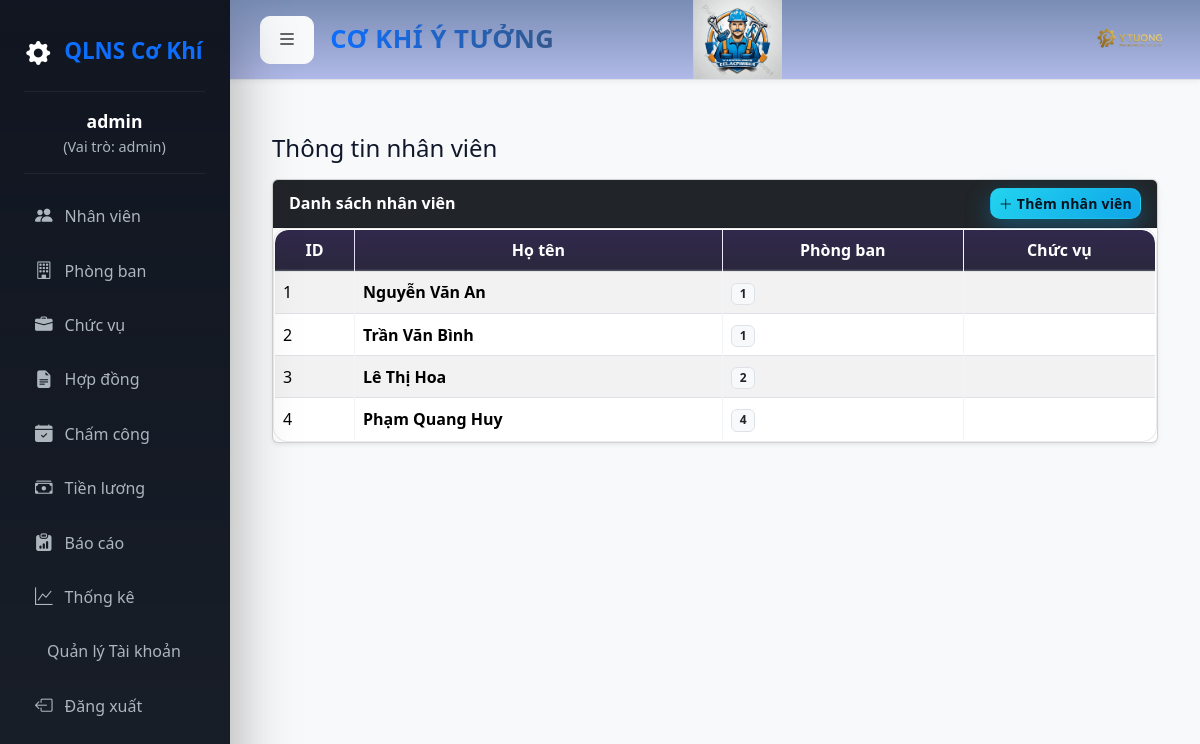
Page /employee_view.php (signed in) on the committed database.
### tables this page shows
CREATE TABLE employees (
  id INT AUTO_INCREMENT PRIMARY KEY,
  employee_code VARCHAR(50) UNIQUE,
  full_name VARCHAR(200),
  dob DATE,
  gender ENUM('M','F'),
  address VARCHAR(255),
  phone VARCHAR(50),
  email VARCHAR(150),
  join_date DATE,
  department_id INT,
  position_id INT,
  FOREIGN KEY (department_id) REFERENCES departments(id),
  FOREIGN KEY (position_id) REFERENCES positions(id)
);

### employee_view.php (the view, shortened to what this page needs)
<?php
include "inc/header.php";
if ($_SESSION['role'] == 'employee') {
    $stmt = $pdo->prepare("SELECT * FROM employees WHERE id=?");
    $stmt->execute([$_SESSION['user_id']]);
    $employee = $stmt->fetch(PDO::FETCH_ASSOC);
} else {
    $employee = $pdo->query("SELECT * FROM employees")->fetchAll(PDO::FETCH_ASSOC);
}
?>
<div class="container my-4">
    <div class="d-flex align-items-center justify-content-between mb-3">
        <h2 class="h4 mb-0">Thông tin nhân viên</h2>
    </div>
    <?php if ($_SESSION['role'] == 'employee'): ?>
    <div class="row justify-content-center">
        <div class="col-lg-8">
            <div class="card shadow-sm">
                <div class="card-header bg-primary text-white">
                    <div class="d-flex align-items-center">
                        <div class="rounded-circle bg-white text-primary d-flex align-items-center justify-content-center me-2"
                            style="width:36px;height:36px;font-weight:700;">
                            <?php
                            $initial = '';
                            if (!empty($employee['full_name'])) {
                                $initial = mb_strtoupper(mb_substr($employee['full_name'], 0, 1, 'UTF-8'), 'UTF-8');
                            }
                            echo htmlspecialchars($initial);
                            ?>
                        </div>
                        <span>Hồ sơ của bạn</span>
                    </div>
                </div>
                <div class="card-body">
                    <div class="d-flex align-items-center mb-3">
                        <div class="rounded-circle bg-secondary text-white d-flex align-items-center justify-content-center me-3" style="width:56px;height:56px;font-weight:700;">
                            <?php echo htmlspecialchars($initial); ?>
                        </div>
                        <div>
                            <div class="h5 mb-1"><?php echo htmlspecialchars($employee['full_name']); ?></div>
                            <div class="small text-muted"><?php echo htmlspecialchars($employee['position']); ?></div>
                        </div>
                    </div>
                    <div class="table-responsive">
                        <table class="table table-sm table-borderless align-middle mb-0">
                            <tbody>
                                <tr>
                                    <th class="text-muted" style="width: 160px;">Phòng ban</th>
                                    <td>
                                        <span class="badge bg-light text-dark border"><?php echo htmlspecialchars($employee['department_id']); ?></span>
                                    </td>
                                </tr>
                                <tr>
                                    <th class="text-muted">Chức vụ</th>
                                    <td><?php echo htmlspecialchars($employee['position']); ?></td>
                                </tr>
                                <tr>
                                    <th class="text-muted">Email</th>
                                    <td>
                                        <a href="mailto:<?php echo htmlspecialchars($employee['email']); ?>"
                                            class="text-decoration-none">
                                            <?php echo htmlspecialchars($employee['email']); ?>
                                        </a>
                                    </td>
                                </tr>
                            </tbody>
                        </table>
                    </div>
                </div>
            </div>
        </div>
    </div>
    <?php else: ?>
    <div class="card shadow-sm">
        <div class="card-header bg-dark text-white d-flex align-items-center justify-content-between">
            <strong>Danh sách nhân viên</strong>
            <a href="employees.php" class="btn btn-success btn-sm">
                <i class="bi bi-plus-lg"></i> Thêm nhân viên
            </a>
        </div>
        <div class="card-body p-0">
            <div class="table-responsive">
                <table class="table table-striped table-hover table-bordered align-middle mb-0">
                    <thead class="table-dark">
                        <tr>
                            <th style="width:80px;">ID</th>
                            <th>Họ tên</th>
                            <th>Phòng ban</th>
                            <th>Chức vụ</th>
                        </tr>
                    </thead>
                    <tbody>
                        <?php foreach($employee as $e): ?>
                        <tr>
                            <td><?php echo htmlspecialchars($e['id']); ?></td>
                            <td class="fw-semibold"><?php echo htmlspecialchars($e['full_name']); ?></td>
                            <td>
                                <span class="badge bg-light text-dark border"><?php echo htmlspecialchars($e['department_id']); ?></span>
                            </td>
                            <td><?php echo htmlspecialchars($e['position']); ?></td>
                        </tr>
                        <?php endforeach; ?>
                    </tbody>
                </table>
            </div>
        </div>
    </div>
    <?php endif; ?>
</div>

### assets/css/style.css (style rules this page uses)
:root { --bg-1: #0b0f19; --bg-2: #0f172a; --panel: rgba(17, 25, 40, 0.65); --panel-border: rgba(255, 255, 255, 0.08); --text: #e2e8f0; --muted: #94a3b8; --primary: #7c3aed; --primary-600: #6d28d9; --primary-700: #5b21b6; --success: #22d3ee; --danger: #f43f5e; --warning: #f59e0b; --surface-blur: blur(12px); --radius: 14px; --shadow-sm: 0 6px 24px rgba(0, 0, 0, 0.25); --shadow-lg: 0 20px 60px rgba(0, 0, 0, 0.35); }
body { background: radial-gradient( 1200px 800px at 10% 10%, rgba(124, 58, 237, 0.16), transparent 40% ), radial-gradient( 900px 700px at 90% 20%, rgba(34, 211, 238, 0.12), transparent 45% ), radial-gradient( 800px 600px at 30% 80%, rgba(244, 63, 94, 0.1), transparent 45% ), linear-gradient(180deg, var(--bg-1), var(--bg-2)); color: var(--text); font-family: "Segoe UI", Tahoma, Geneva, Verdana, sans-serif; min-height: 100vh; -webkit-font-smoothing: antialiased; }
table { background: var(--panel); backdrop-filter: var(--surface-blur); -webkit-backdrop-filter: var(--surface-blur); border: 1px solid var(--panel-border); border-radius: var(--radius); overflow: hidden; box-shadow: var(--shadow-sm); }
table th, table td { vertical-align: middle; color: var(--text); border-color: rgba(148, 163, 184, 0.12) !important; }
table th { text-align: center; background: linear-gradient( 180deg, rgba(124, 58, 237, 0.18), rgba(124, 58, 237, 0.1) ); color: #faf5ff; }
.btn { border-radius: 10px; font-weight: 600; letter-spacing: 0.2px; transition: transform 0.2s ease, box-shadow 0.2s ease, background 0.2s ease; }
.btn-success { background: linear-gradient(135deg, var(--success), #0ea5e9); border: 1px solid rgba(34, 211, 238, 0.35); box-shadow: 0 8px 24px rgba(14, 165, 233, 0.35), inset 0 0 12px rgba(255, 255, 255, 0.04); color: #05121f; }
.badge { border: 1px solid var(--panel-border); background: linear-gradient( 180deg, rgba(255, 255, 255, 0.06), rgba(255, 255, 255, 0.02) ); color: var(--text); }
@media (prefers-color-scheme: light) { :root { --bg-1: #f5f7fb; --bg-2: #e9eef7; --panel: rgba(255, 255, 255, 0.75); --panel-border: rgba(15, 23, 42, 0.08); --text: #0f172a; --muted: #475569; } }
@media (prefers-color-scheme: light) { body { color: var(--text); } }
@media (prefers-color-scheme: light) { table th { color: #2e1065; } }
.table-responsive { overflow-x: auto; -webkit-overflow-scrolling: touch; border-radius: var(--radius); border: 1px solid var(--panel-border); }
.card, .glass { transition: transform 0.2s ease, box-shadow 0.2s ease; }
.table { position: relative; isolation: isolate; }
.table thead th { position: sticky; top: 0; z-index: 2; backdrop-filter: var(--surface-blur); -webkit-backdrop-filter: var(--surface-blur); box-shadow: inset 0 -1px 0 rgba(255, 255, 255, 0.06), 0 2px 12px rgba(0, 0, 0, 0.15); }
.table::before { content: ""; position: absolute; inset: -1px; border-radius: calc(var(--radius) + 6px); background: radial-gradient( 1200px 400px at 20% -10%, rgba(124, 58, 237, 0.25), transparent 40% ), radial-gradient( 900px 300px at 120% -20%, rgba(34, 211, 238, 0.22), transparent 45% ); filter: blur(14px); z-index: -1; pointer-events: none; }
.table tbody tr { transition: transform 0.18s ease, box-shadow 0.18s ease, background 0.18s ease, border-color 0.18s ease; }
.table tbody tr + tr { border-top: 1px solid rgba(148, 163, 184, 0.08); }
td .badge { box-shadow: inset 0 0 0 1px rgba(255, 255, 255, 0.05); }

### inc/header.php (style rules this page uses)
body { background-color: #f8f9fa; font-family: 'Segoe UI', Tahoma, Geneva, Verdana, sans-serif; overflow-x: hidden; }

### rows in the picture
employees: id "1", full_name "Nguyễn Văn An", department "1"
employees: id "2", full_name "Trần Văn Bình", department "1"
employees: id "3", full_name "Lê Thị Hoa", department "2"
employees: id "4", full_name "Phạm Quang Huy", department "4"

### other values in the picture
$_SESSION['username'] "admin"
$role "admin"
